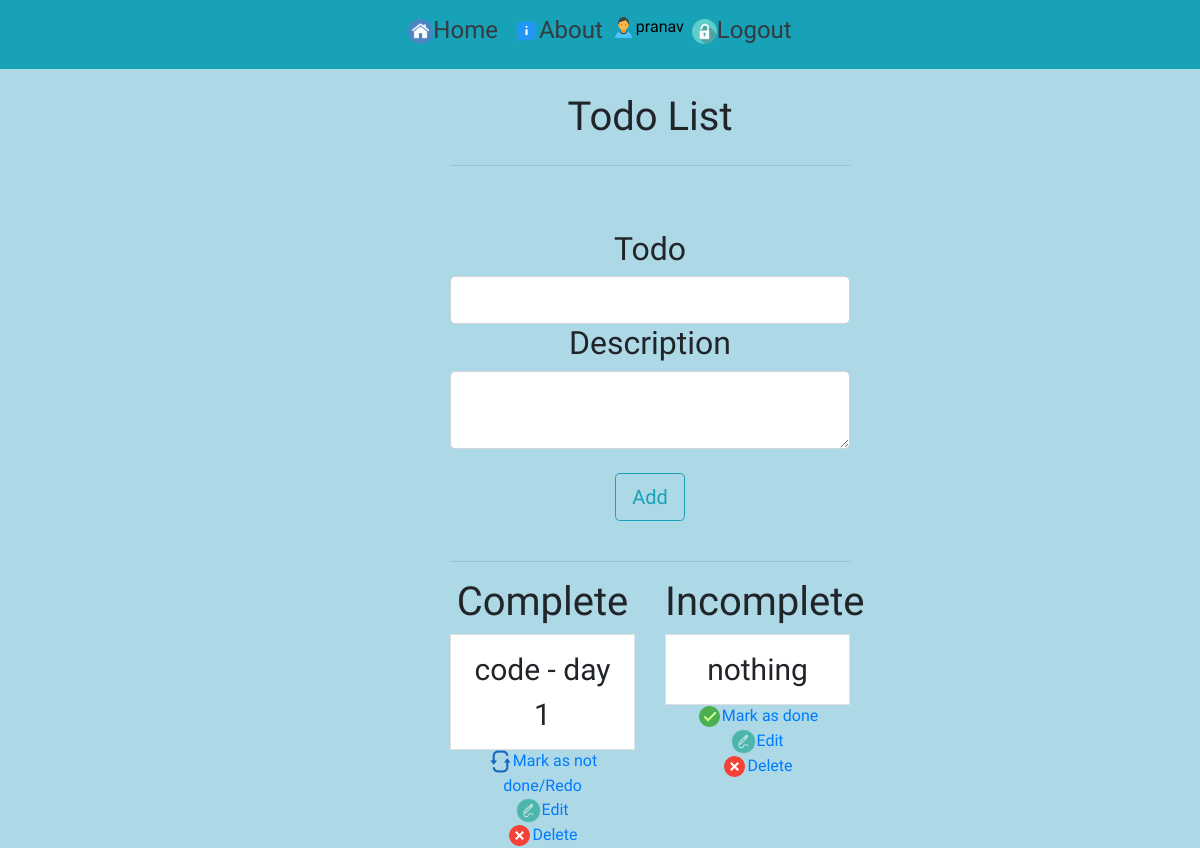
Page /todo (signed in) on the earlier database version.
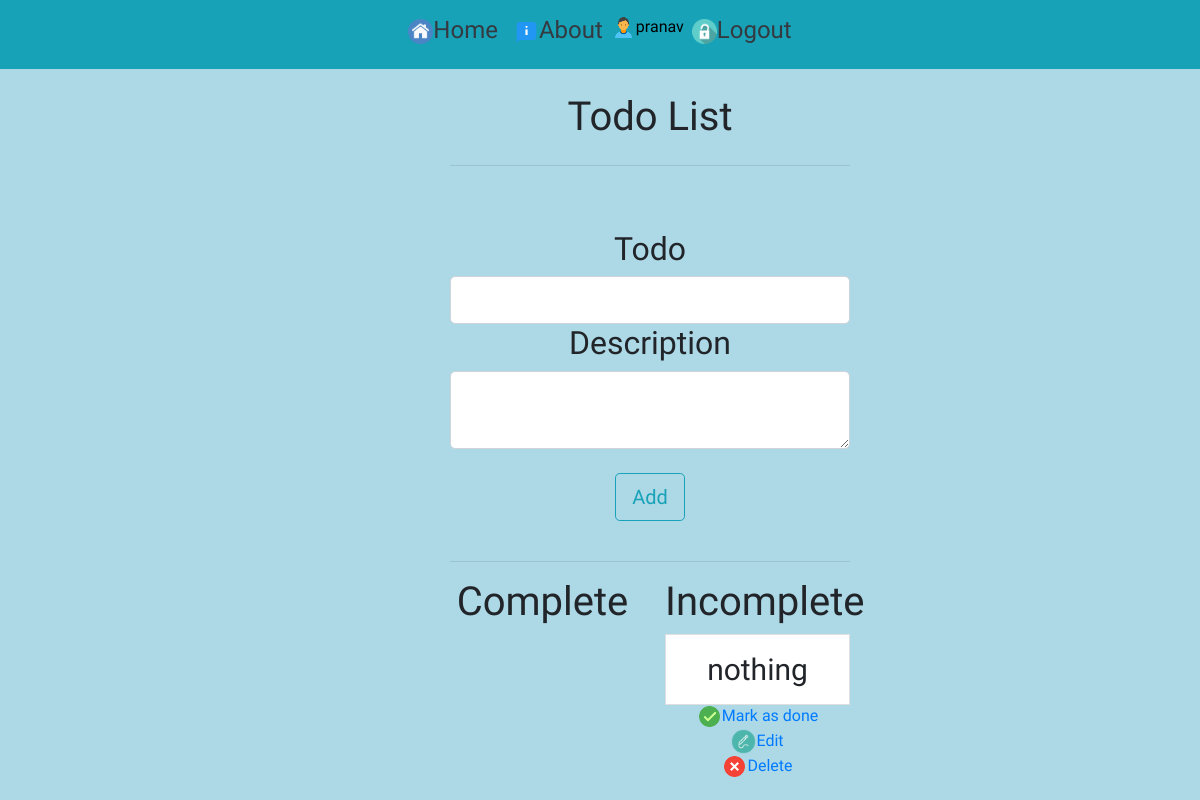
Same page on the later database version.
### flask_app/models.py (models this page shows, shortened)
class User(db.Model, UserMixin):
    id = db.Column(db.Integer, primary_key=True)
    username = db.Column(db.String(20), unique=True, nullable=False)
    email = db.Column(db.String(120), unique=True, nullable=False)
    password = db.Column(db.String(20), nullable=False)
    todos = db.relationship('Todo', backref='user', lazy=True)
    blogs = db.relationship('Blog', backref='user', lazy=True)

class Todo(db.Model):
    id = db.Column(db.Integer, primary_key=True)
    title = db.Column(db.String(50), nullable=False)
    desc = db.Column(db.String(200), nullable=True)
    status = db.Column(db.Boolean, nullable=False)
    user_id = db.Column(db.Integer, db.ForeignKey('user.id'), nullable=False)

### flask_app/routes.py (the view)
@app.route('/todo', methods=['GET', 'POST'])
@login_required
def todo():
    form = TodoForm()
    if form.validate_on_submit():
        task = Todo(title=form.title.data,
                    desc=form.desc.data, status=False, user=current_user)
        db.session.add(task)
        db.session.commit()
    return render_template('todos.html', form=form, title='Todos', complete=Todo.query.filter_by(status=True), incomplete=Todo.query.filter_by(status=False))

### flask_app/forms.py
class TodoForm(FlaskForm):
    title = TextField('Todo', validators=[DataRequired()])
    desc = TextAreaField('Description')
    submit = SubmitField('Add')

### flask_app/models.py (called while the page is built)
@login_manager.user_loader
def load_user(user_id):
    return User.query.get(user_id)

### flask_app/templates/todos.html (shortened to what this page needs)
{% extends 'layout.html' %}
{% block content %}
    <div>
        <form action="" method='POST'>
            <br>
            <fieldset>
                <legend class="h1">Todo List</legend>
                <hr>
                <br><br>
                <div>
                    {{ form.title.label(class="form-control-label h2") }}
                    {{ form.title(class="form-control form-control-lg") }}
                </div>
                <div>
                    {{ form.desc.label(class="form-control-label h2") }}
                    {{ form.desc(class="form-control form-control-lg") }}
                </div>
            </fieldset>
            <br>
            <div>
                {{ form.submit(class="btn btn-outline-info btn-lg") }}
            <br><br>
            <hr>
        </form>
        <div class="row">
            <div class="col-6">
                <ul class="list-group">
                    <h1>Complete</h1>
                    {% for task in complete %}
                        {% if task.user == current_user %}
                            {% if task.desc %}
                                <li class="list-group-item">{{ task.title}} - {{task.desc }}</li>
                            {% else %}
                                <li class="list-group-item">{{ task.title}}</li>
                            {% endif %}
                            <a href="{{ url_for('incomplete', id=task.id) }}"><img src="{{ url_for('static', filename = 'icons/redo.png') }}" class="size">Mark as not done/Redo</a>
                            <a href="{{ url_for('todo_update', id=task.id) }}"><img src="{{ url_for('static', filename = 'icons/edit.png') }}" class="size">Edit</a>
                            <a href="{{ url_for('todo_delete', id=task.id) }}"><img src="{{ url_for('static', filename = 'icons/cancel.png') }}" class="size">Delete</a>
                        {% endif %}
                    {% endfor %}
                </ul>
            </div>
            <div class="col-6">
                <ul class="list-group">
                    <h1>Incomplete</h1>
                    {% for task in incomplete %}
                        {% if task.user == current_user %}
                            {% if task.desc %}
                                <li class="list-group-item">{{ task.title}} - {{task.desc }}</li>
                            {% else %}
                                <li class="list-group-item">{{ task.title}}</li>
                            {% endif %}
                            <a href="{{ url_for('complete', id=task.id) }}"><img src="{{ url_for('static', filename = 'icons/done.png') }}" class="size">Mark as done</a>
                            <a href="{{ url_for('todo_update', id=task.id) }}"><img src="{{ url_for('static', filename = 'icons/edit.png') }}" class="size">Edit</a>
                            <a href="{{ url_for('todo_delete', id=task.id) }}"><img src="{{ url_for('static', filename = 'icons/cancel.png') }}" class="size">Delete</a>
                        {% endif %}
                    {% endfor %}
                </ul>
            </div>
    </div>
{% endblock content %}

### flask_app/templates/layout.html (shortened to what this page needs)
<!DOCTYPE html>
<html lang="en">
<head>
    <link rel="stylesheet" href="{{ url_for('static', filename = 'css/bootstrap.min.css') }}">
    <link rel="stylesheet" href="{{ url_for('static', filename = 'css/style.css') }}">
</head>
<body>
    <nav class="navbar navbar-expand-sm bg-info navbar-dark justify-content-center">
        <ul class="navbar-nav">
            <li class="nav-item">
                <a class="nav-link text-dark h4" href="{{ url_for('home') }}"><img src="{{ url_for('static', filename = 'icons/home.png') }}" class="size">Home</a>
            </li>
            <li class="nav-item">
                <a class="nav-link text-dark h4" href="{{ url_for('about') }}"><img src="{{ url_for('static', filename = 'icons/about.png') }}" class="size">About</a>
            </li>
            {% if current_user.is_authenticated %}
                <li class="nav-item" style="padding-top: 7px;">
                    <a style="text-decoration: none; color: black;" href="{{ url_for('account') }}"><img src="{{ url_for('static', filename = 'icons/account.png') }}" class="size">{{ current_user.username }}</a>
                </li>
                <li>
                    <a class="nav-link text-dark h4" href="{{ url_for('logout') }}"><img src="{{ url_for('static', filename = 'icons/logout.png') }}" class="size">Logout</a>
                </li>
            {% endif %}
        </ul>
    </nav>
    <div class="wrapper">
        {% block content %}
        {% endblock content %}
    </div>
</body>
</html>

### flask_app/static/css/style.css (style rules this page uses)
html, body { background-color: lightblue; margin:0; padding:0; }
html * { font-family: 'Charm', cursive; }
ul { text-align: center; }
form { margin-left: 450px; width: 400px; text-align: center; }
.row { display: flex; }
.size { height: 25px; width: 25px; }
.wrapper { text-align: center; }
ul li * { text-decoration: none !important; }
div a { text-decoration: none !important; }
ul { list-style-type: none !important; }
div ul li { font-size: 30px; }

Differences in the rows shown:
removed Todo: title "code", desc "day 1", shown under "Complete"
